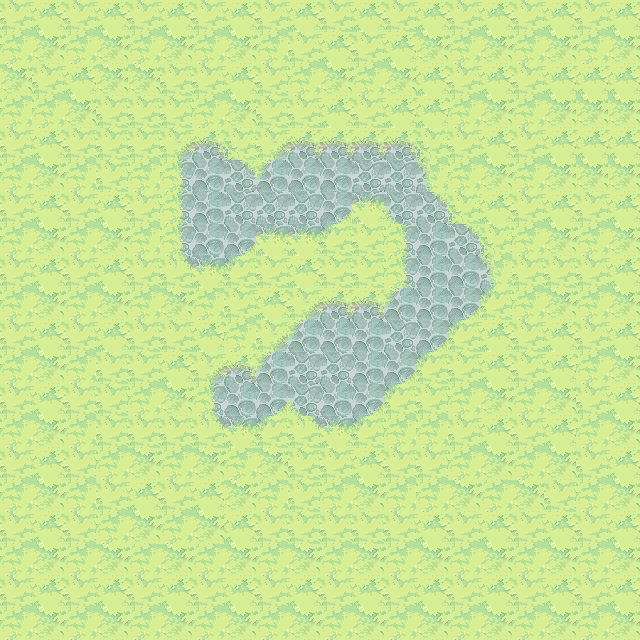

A 2D game scene composited from a Tiled map and its tileset images. What follows is a short description and the map's XML, with each tile layer's data collapsed to a summary:
An orthogonal 20x20 tile map with 32x32 px tiles, 1 tile layer (background), 1 hidden layer not drawn, 6 tilesets.

<map version="1.0" orientation="orthogonal" renderorder="right-down" width="20" height="20" tilewidth="32" tileheight="32" nextobjectid="16">
 <tileset firstgid="1" name="ObjectLayer" tilewidth="32" tileheight="32" tilecount="84" columns="14">
  <image source="ObjectLayer.png" width="477" height="219" />
 </tileset>
 <tileset firstgid="85" name="ground_tiles" tilewidth="32" tileheight="32" tilecount="441" columns="21">
  <image source="ground_tiles.png" width="672" height="701" />
  <terraintypes>
   <terrain name="pradera" tile="43" />
   <terrain name="tierra" tile="106" />
   <terrain name="agua" tile="191" />
   <terrain name="piedra" tile="67" />
   <terrain name="mancha tierra" tile="34" />
   <terrain name="mancha gris" tile="99" />
   <terrain name="piedra marron" tile="274" />
  </terraintypes>
  <tile id="12" terrain="1,1,1,4" />
  <tile id="13" terrain="1,1,4,4" />
  <tile id="14" terrain="1,1,4,1" />
  <tile id="15" terrain="4,4,4,1" />
  <tile id="16" terrain="4,4,1,4" />
  <tile id="33" terrain="1,4,1,4" />
  <tile id="34" terrain="4,4,4,4" />
  <tile id="35" terrain="4,1,4,1" />
  <tile id="36" terrain="4,1,4,4" />
  <tile id="37" terrain="1,4,4,4" />
  <tile id="43" terrain="0,0,0,0" />
  <tile id="44" terrain="0,0,0,0" />
  <tile id="54" terrain="1,4,1,1" />
  <tile id="55" terrain="4,4,1,1" />
  <tile id="56" terrain="4,1,1,1" />
  <tile id="64" terrain="0,0,0,0" />
  <tile id="65" terrain="0,0,0,0" />
  <tile id="67" terrain="3,3,3,3" />
  <tile id="72" terrain="0,0,0,1" />
  <tile id="73" terrain="0,0,1,0" />
  <tile id="90" terrain="0,0,0,1" />
  <tile id="91" terrain="0,0,1,1" />
  <tile id="92" terrain="0,0,1,0" />
  <tile id="93" terrain="0,1,0,0" />
  <tile id="94" terrain="1,0,0,0" />
  <tile id="96" terrain="1,1,1,5" />
  <tile id="97" terrain="1,1,5,5" />
  <tile id="98" terrain="1,1,5,1" />
  <tile id="106" terrain="1,1,1,1" />
  <tile id="107" terrain="1,1,1,1" />
  <tile id="108" terrain="1,1,1,1" />
  <tile id="111" terrain="0,1,0,1" />
  <tile id="113" terrain="1,0,1,0" />
  <tile id="114" terrain="1,1,1,0" />
  <tile id="115" terrain="1,1,0,1" />
  <tile id="117" terrain="1,5,1,5" />
  <tile id="119" terrain="5,1,5,1" />
  <tile id="120" terrain="1,5,5,1" />
  <tile id="121" terrain="5,1,1,5" />
  <tile id="127" terrain="1,1,1,1" />
  <tile id="128" terrain="1,1,1,1" />
  <tile id="129" terrain="1,1,1,1" />
  <tile id="132" terrain="0,1,0,0" />
  <tile id="133" terrain="1,1,0,0" />
  <tile id="134" terrain="1,0,0,0" />
  <tile id="135" terrain="1,0,1,1" />
  <tile id="136" terrain="0,1,1,1" />
  <tile id="137" terrain=",,2," />
  <tile id="138" terrain="1,5,1,1" />
  <tile id="139" terrain="5,5,1,1" />
  <tile id="140" terrain="5,1,1,1" />
  <tile id="141" terrain="5,1,1,5" />
  <tile id="142" terrain="1,5,5,1" />
  <tile id="148" terrain="1,1,1,1" />
  <tile id="149" terrain="1,1,1,1" />
  <tile id="150" terrain="1,1,1,1" />
  <tile id="158" terrain="2,,," />
  <tile id="174" terrain="0,0,0,2" />
  <tile id="175" terrain="0,0,2,2" />
  <tile id="176" terrain="0,0,2,0" />
  <tile id="177" terrain="0,0,0,0" />
  <tile id="190" terrain="2,2,2,2" />
  <tile id="191" terrain="2,2,2,2" />
  <tile id="192" terrain=",,,3" />
  <tile id="193" terrain=",,3,3" />
  <tile id="194" terrain=",,3," />
  <tile id="195" terrain="0,2,0,2" />
  <tile id="196" terrain="2,2,2,2" />
  <tile id="197" terrain="2,0,2,0" />
  <tile id="198" terrain="0,2,2,2" />
  <tile id="199" terrain="2,0,2,2" />
  <tile id="211" terrain="2,2,2,2" />
  <tile id="212" terrain="2,2,2,2" />
  <tile id="213" terrain=",3,,3" />
  <tile id="214" terrain="2,2,2,2" />
  <tile id="215" terrain="3,,3," />
  <tile id="216" terrain="0,2,0,0" />
  <tile id="217" terrain="2,2,0,0" />
  <tile id="218" terrain="2,0,0,0" />
  <tile id="219" terrain="2,2,0,2" />
  <tile id="220" terrain="2,2,2,0" />
  <tile id="234" terrain=",3,," />
  <tile id="235" terrain="3,3,," />
  <tile id="236" terrain="3,,," />
  <tile id="258" terrain="0,0,0,0" />
  <tile id="259" terrain="0,0,6,6" />
  <tile id="260" terrain="0,0,6,0" />
  <tile id="262" terrain="6,0,6,0" />
  <tile id="274" terrain="6,6,6,6" />
  <tile id="275" terrain="6,6,6,6" />
  <tile id="277" terrain="6,6,6,0" />
  <tile id="278" terrain="0,6,0,6" />
  <tile id="279" terrain="0,6,0,6" />
  <tile id="280" terrain="6,6,6,6" />
  <tile id="281" terrain="6,6,6,0" />
  <tile id="282" terrain="6,6,6,0" />
  <tile id="283" terrain="6,6,0,6" />
  <tile id="295" terrain="6,6,6,6" />
  <tile id="296" terrain="6,6,6,6" />
  <tile id="298" terrain="6,0,6,6" />
  <tile id="299" terrain="0,6,6,6" />
  <tile id="300" terrain="0,6,0,0" />
  <tile id="301" terrain="6,6,0,0" />
  <tile id="302" terrain="6,0,0,0" />
  <tile id="303" terrain="6,0,6,6" />
  <tile id="304" terrain="0,6,6,6" />
 </tileset>
 <tileset firstgid="526" name="Extra_Unfinished4" tilewidth="32" tileheight="32" tilecount="88" columns="11">
  <image source="Extra_Unfinished4.png" width="360" height="266" />
 </tileset>
 <tileset firstgid="614" name="Cliff_tileset" tilewidth="32" tileheight="32" tilecount="240" columns="15">
  <image source="Cliff_tileset.png" width="503" height="518" />
 </tileset>
 <tileset firstgid="854" name="graphics-tiles-waterflow" tilewidth="32" tileheight="32" tilecount="81" columns="9">
  <image source="graphics-tiles-waterflow.png" width="319" height="293" />
 </tileset>
 <tileset firstgid="935" name="meta_tiles" tilewidth="32" tileheight="32" spacing="1" margin="1" tilecount="2" columns="2">
  <image source="meta_tiles.png" width="67" height="34" />
  <tile id="0">
   <properties>
    <property name="colisionable" value="true" />
    <property name="objeto" value="piedra" />
   </properties>
  </tile>
  <tile id="1">
   <properties>
    <property name="colisionable" value="true" />
    <property name="objeto" value="agua" />
   </properties>
  </tile>
 </tileset>
 <layer name="background" width="20" height="20">
  <data>[400 cells, 400 non-empty, 22 distinct tile ids]</data>
 </layer>
 <layer name="meta tiles" width="20" height="20" visible="0">
  <data>[400 cells, 53 non-empty, 1 distinct tile ids]</data>
 </layer>
</map>
